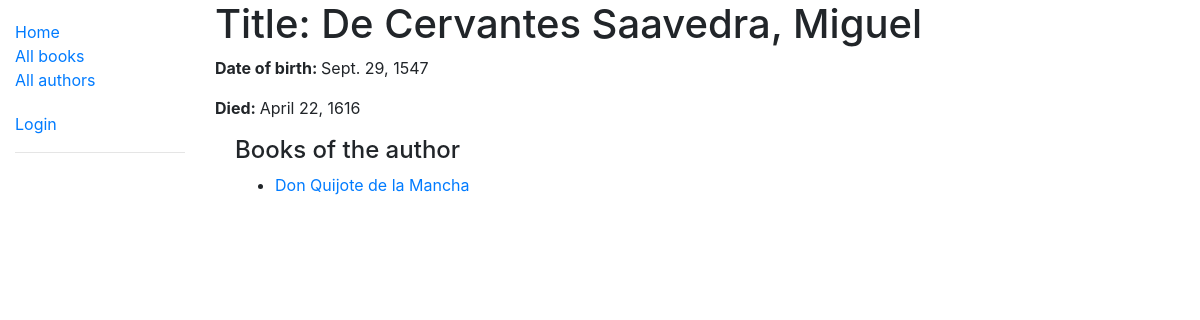
The app's page /catalog/author/1 with its own data.
### catalog/models.py (models this page shows, shortened)
class Author(models.Model):
    first_name = models.CharField(max_length=200)
    last_name = models.CharField(max_length=200)
    date_of_birth = models.DateField(null=True, blank=True)
    date_of_death = models.DateField('Died', null=True, blank=True)
    class Meta:
        ordering = ['last_name', 'first_name']

class Book(models.Model):
    title = models.CharField(max_length=200)
    author = models.ForeignKey('Author', on_delete=models.SET_NULL, null=True)
    summary = models.TextField(max_length=1000, help_text='Enter a brief description of the book')
    isbn = models.CharField('ISBN', max_length=13, help_text='13 Character <a href="https://www.isbn-international.org/content/what-isbn">ISBN number</a>')
    genre = models.ManyToManyField(Genre, help_text='Select a genre for this book')
    language = models.ForeignKey('Language', on_delete=models.SET_NULL, null=True)
    def display_genre(self):
        '''Create a string for the Genre. This is required to display genre in Admin.'''
        return ', '.join(genre.name for genre in self.genre.all()[:3])
    display_genre.short_description = 'Genre'

### catalog/views.py (the view)
# urls.py: re_path(r'^author/(?P<pk>\d+)$', views.AuthorDetailView.as_view(), name='author-detail'),
class AuthorDetailView(generic.DetailView):
    model = Author

### catalog/templates/catalog/author_detail.html (shortened to what this page needs)
{% extends "base_generic.html" %}
{% block content %}
    <h1>Title: {{ author.last_name }}, {{author.first_name}}</h1>
    <p><strong>Date of birth: </strong>{{ author.date_of_birth }}</p>
    <p><strong>Died: </strong>
        {% if author.date_of_death %}
            {{ author.date_of_death }}
        {% endif%}
        </p>
    <div style="margin-left:20px;margin_top:20px">
        <h4>Books of the author</h4>
        {% for book in author.book_set.all %}
            <ul>
                <li><a href="{% url 'book-detail' book.pk %}">{{ book.title }}</a></li>
            </ul>
        {% endfor %}
    </div>
{% endblock %}

### records on screen
Author: last_name "De Cervantes Saavedra", first_name "Miguel", date_of_birth "Sept. 29, 1547", date_of_death "April 22, 1616"
Book: title "Don Quijote de la Mancha"
